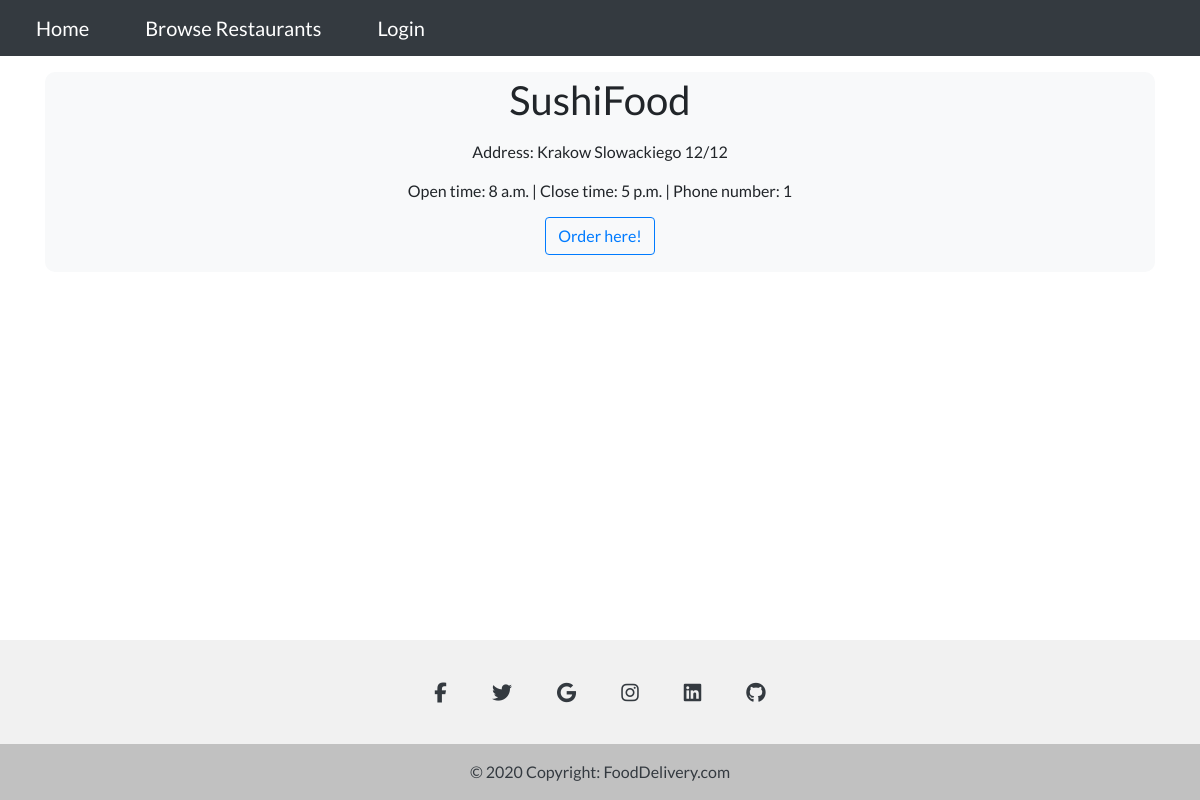
Page /browseRestaurants/ on the earlier database version.
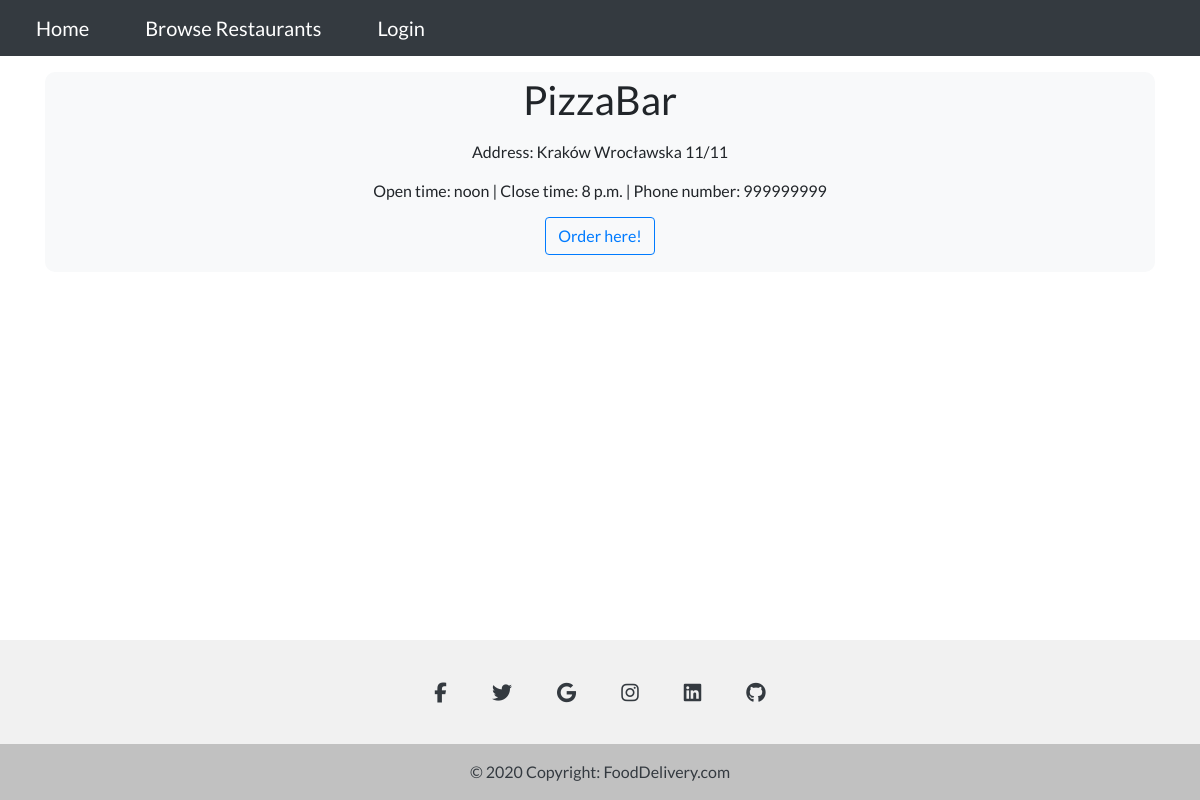
Same page on the later database version.
### Users/models.py (models this page shows)
class Restaurants(models.Model):
    user = models.ForeignKey(User, on_delete=models.CASCADE)
    restaurant_name = models.CharField(max_length=50)
    address = models.ForeignKey(Address, on_delete=models.CASCADE)
    phone_number = models.CharField(max_length=9)
    NIP = models.CharField(max_length=12)
    open_time = models.TimeField()
    close_time = models.TimeField()
    latitude = models.CharField(max_length= 100,default = "0.0")
    longitude = models.CharField(max_length = 100, default = "0.0")

class Address(models.Model):
    city = models.CharField(max_length=50)
    street = models.CharField(max_length=100)
    building_number = models.IntegerField()
    flat_number = models.IntegerField(blank=True)

### OrderManagement/views.py (the view)
# urls.py: path('browseRestaurants/',OrderManagement_views.browse_restaurants,name = 'browseRestaurants'),
def browse_restaurants(request):
    restaurants = Restaurants.objects.all()
    args = {'restaurants':restaurants}
    return render(request,'OrderManagement/browseRestaurants.html',args)

### OrderManagement/templates/OrderManagement/browseRestaurants.html
{% extends "Home/base.html" %}
{% block content %}
<div class="container mx-auto text-center mt-3">
{% for restaurant in restaurants %}
<div class="container mt-3 bg-light text-center" style="height: 200px; border-radius: 10px;">
    <div class="p-1" style="margin-top: 12px; font-size: 24px;">
        <span class="h1">{{restaurant.restaurant_name}}
    </div>
    <div class="" style="margin-top: 12px;">
        Address: {{restaurant.address.city}} {{restaurant.address.street}} {{restaurant.address.building_number}}/{{restaurant.address.building_number}}
    </div>
    <div class="" style="margin-top: 15px;">
        Open time: {{restaurant.open_time}}  |  Close time: {{restaurant.close_time}}  |  Phone number: {{restaurant.phone_number}}
    </div>
    <div class="" style="margin-top: 12px; font-size: 24px;">
        <a href = "{% url 'restaurantPage' restaurant.id %}" class="btn btn-outline-primary">Order here!</a>
    </div>
</div>
{% endfor %}
</div>
<div style="height: 200px;"></div>
{% endblock content %}

### Home/templates/Home/base.html (shortened to what this page needs)
<!DOCTYPE html>
<html>
<head>
    {% load static %}
    <link rel="stylesheet" href="https://stackpath.bootstrapcdn.com/bootstrap/4.1.3/css/bootstrap.min.css">
    <link rel="stylesheet" type="text/css" href="{% static 'Home/style.css' %}">
</head>
<body>
    <nav class="navbar navbar-expand-lg navbar-dark bg-dark">
        <a class="navbar-brand" href="/">Home</a>
        <a class="navbar-brand" href="#">Browse Restaurants</a>
        {% if user.is_authenticated %}
        <a class="navbar-brand pull-right"" href="#">Logout</a>
        {% else %}
        <a class="navbar-brand pull-right"" href="#">Login</a>
        {% endif %}
    </nav>
            {% block content %}
            {% endblock content %}
            <footer class="text-center text-white fixed-bottom" style="background-color: #f1f1f1;">
                <div class="container pt-4">
                  <section class="mb-4">
                    <a
                      class="btn btn-link btn-floating btn-lg text-dark m-1"
                      href="#!"
                      role="button"
                      data-mdb-ripple-color="dark"
                      ><i class="fab fa-facebook-f"></i
                    ></a>
                    <a
                      class="btn btn-link btn-floating btn-lg text-dark m-1"
                      href="#!"
                      role="button"
                      data-mdb-ripple-color="dark"
                      ><i class="fab fa-twitter"></i
                    ></a>
                    <a
                      class="btn btn-link btn-floating btn-lg text-dark m-1"
                      href="#!"
                      role="button"
                      data-mdb-ripple-color="dark"
                      ><i class="fab fa-google"></i
                    ></a>
                    <a
                      class="btn btn-link btn-floating btn-lg text-dark m-1"
                      href="#!"
                      role="button"
                      data-mdb-ripple-color="dark"
                      ><i class="fab fa-instagram"></i
                    ></a>
                    <a
                      class="btn btn-link btn-floating btn-lg text-dark m-1"
                      href="#!"
                      role="button"
                      data-mdb-ripple-color="dark"
                      ><i class="fab fa-linkedin"></i
                    ></a>
                    <a
                      class="btn btn-link btn-floating btn-lg text-dark m-1"
                      href="#!"
                      role="button"
                      data-mdb-ripple-color="dark"
                      ><i class="fab fa-github"></i
                    ></a>
                  </section>
                </div>
                <div class="text-center text-dark p-3" style="background-color: rgba(0, 0, 0, 0.2);">
                  © 2020 Copyright:
                  <a class="text-dark" href="https://mdbootstrap.com/">FoodDelivery.com</a>
                </div>
              </footer>
</body>
</html>

### Home/static/Home/style.css (style rules this page uses)
body { font-family: 'Lato', sans-serif; }
.navbar > a { padding-left:20px; padding-right:20px; }

Differences in the rows shown:
removed Restaurants: restaurant_name "SushiFood", address.city "Krakow", address.street "Slowackiego", address.building_number "12", open_time "8 a.m.", close_time "5 p.m.", phone_number "1"
added Restaurants: restaurant_name "PizzaBar", address.city "Kraków", address.street "Wrocławska", address.building_number "11", open_time "noon", close_time "8 p.m.", phone_number "999999999"
